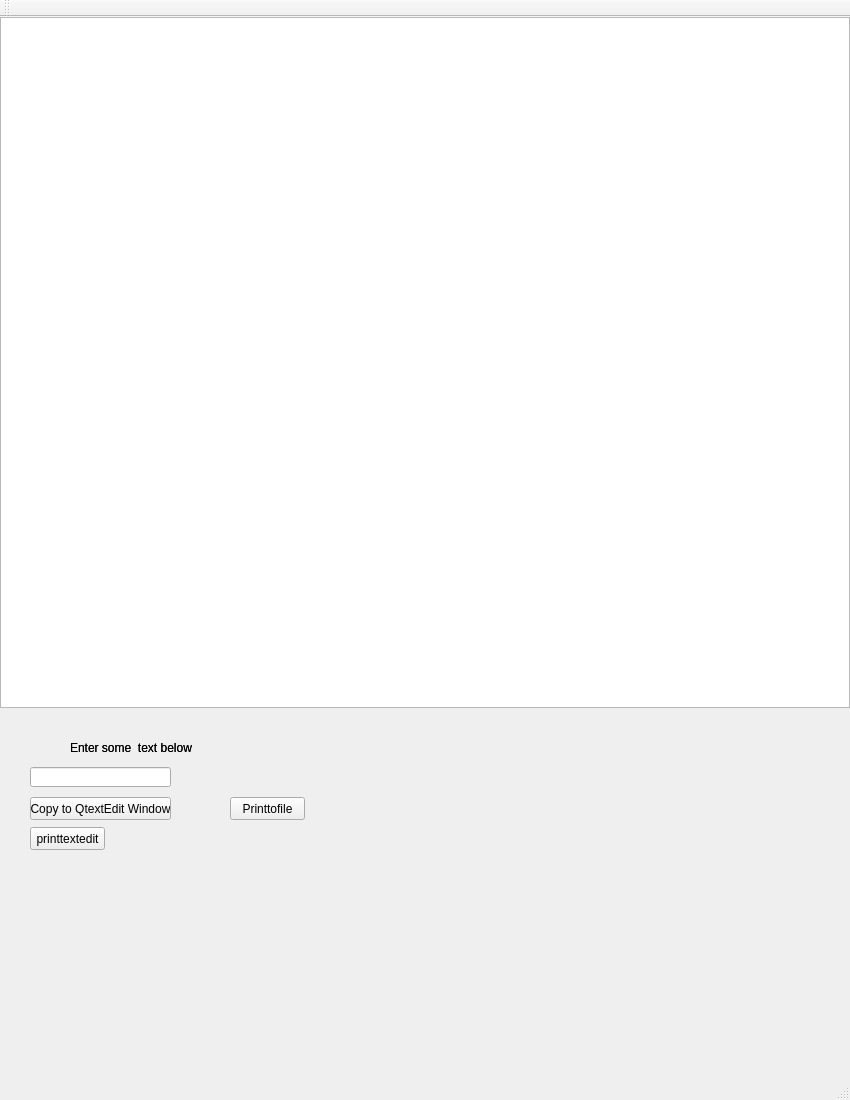
<?xml version="1.0" encoding="UTF-8"?>
<ui version="4.0">
 <class>MainWindow</class>
 <widget class="QMainWindow" name="MainWindow">
  <property name="geometry">
   <rect>
    <x>0</x>
    <y>0</y>
    <width>850</width>
    <height>1100</height>
   </rect>
  </property>
  <property name="windowTitle">
   <string>MainWindow</string>
  </property>
  <widget class="QWidget" name="centralWidget">
   <widget class="QPushButton" name="pushButton">
    <property name="geometry">
     <rect>
      <x>230</x>
      <y>780</y>
      <width>75</width>
      <height>23</height>
     </rect>
    </property>
    <property name="text">
     <string>Printtofile</string>
    </property>
   </widget>
   <widget class="QTextEdit" name="textEdit">
    <property name="geometry">
     <rect>
      <x>0</x>
      <y>0</y>
      <width>850</width>
      <height>691</height>
     </rect>
    </property>
    <property name="html">
     <string>&lt;!DOCTYPE HTML PUBLIC &quot;-//W3C//DTD HTML 4.0//EN&quot; &quot;http://www.w3.org/TR/REC-html40/strict.dtd&quot;&gt;
&lt;html&gt;&lt;head&gt;&lt;meta name=&quot;qrichtext&quot; content=&quot;1&quot; /&gt;&lt;style type=&quot;text/css&quot;&gt;
p, li { white-space: pre-wrap; }
&lt;/style&gt;&lt;/head&gt;&lt;body style=&quot; font-family:'MS Shell Dlg 2'; font-size:8.25pt; font-weight:400; font-style:normal;&quot;&gt;
&lt;p style=&quot;-qt-paragraph-type:empty; margin-top:0px; margin-bottom:0px; margin-left:0px; margin-right:0px; -qt-block-indent:0; text-indent:0px;&quot;&gt;&lt;br /&gt;&lt;/p&gt;&lt;/body&gt;&lt;/html&gt;</string>
    </property>
   </widget>
   <widget class="QPushButton" name="pushButton_2">
    <property name="geometry">
     <rect>
      <x>30</x>
      <y>810</y>
      <width>75</width>
      <height>23</height>
     </rect>
    </property>
    <property name="text">
     <string>printtextedit</string>
    </property>
   </widget>
   <widget class="QPushButton" name="pushButton_3">
    <property name="geometry">
     <rect>
      <x>30</x>
      <y>780</y>
      <width>141</width>
      <height>23</height>
     </rect>
    </property>
    <property name="text">
     <string>Copy to QtextEdit Window</string>
    </property>
   </widget>
   <widget class="QLineEdit" name="lineEdit">
    <property name="geometry">
     <rect>
      <x>30</x>
      <y>750</y>
      <width>141</width>
      <height>20</height>
     </rect>
    </property>
   </widget>
   <widget class="QLabel" name="label">
    <property name="geometry">
     <rect>
      <x>70</x>
      <y>720</y>
      <width>131</width>
      <height>21</height>
     </rect>
    </property>
    <property name="text">
     <string>Enter some  text below</string>
    </property>
   </widget>
   <widget class="QLabel" name="label_2">
    <property name="geometry">
     <rect>
      <x>70</x>
      <y>720</y>
      <width>131</width>
      <height>21</height>
     </rect>
    </property>
    <property name="text">
     <string>Enter some  text below</string>
    </property>
   </widget>
  </widget>
  <widget class="QMenuBar" name="menuBar">
   <property name="geometry">
    <rect>
     <x>0</x>
     <y>0</y>
     <width>850</width>
     <height>21</height>
    </rect>
   </property>
  </widget>
  <widget class="QToolBar" name="mainToolBar">
   <attribute name="toolBarArea">
    <enum>TopToolBarArea</enum>
   </attribute>
   <attribute name="toolBarBreak">
    <bool>false</bool>
   </attribute>
  </widget>
  <widget class="QStatusBar" name="statusBar"/>
 </widget>
 <layoutdefault spacing="6" margin="11"/>
 <resources/>
 <connections/>
</ui>
